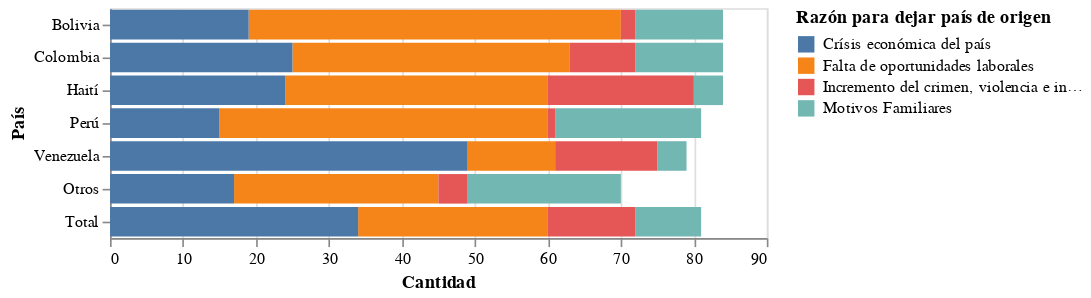

The cell this chart's notebook holds for it:
### Code cell
import pandas as pd
import altair as alt

#creación de dataframe
data = {
    "Razón para dejar país de origen": [
        "Falta de oportunidades laborales",
        "Crísis económica del país",
        "Motivos Familiares",
        "Incremento del crimen, violencia e inseguridad"
    ],
    "Bolivia": [51, 19, 12, 2],
    "Colombia": [38, 25, 12, 9],
    "Haití": [36, 24, 4, 20],
    "Perú": [45, 15, 20, 1],
    "Venezuela": [12, 49, 4, 14],
    "Otros": [28, 17, 21, 4],
    "Total": [26, 34, 9, 12]
}

df = pd.DataFrame(data)

#conversión de datos a altair
df_long = df.melt(id_vars="Razón para dejar país de origen", var_name="País", value_name="Cantidad")

#orden de paises
custom_order = ['Bolivia', 'Colombia', 'Haití', 'Perú', 'Venezuela', 'Otros', 'Total']
df_long['País'] = pd.Categorical(df_long['País'], categories=custom_order, ordered=True)

#creación del gráfico
chart = alt.Chart(df_long).mark_bar().encode(
    y=alt.Y('País:N', sort=custom_order),
    x='Cantidad:Q',
    color='Razón para dejar país de origen:N'
)

#visualización del gráfico
chart.display()

# Guardar el gráfico como archivo HTML
html_file = '/content/drive/My Drive/PYTHON/graficoanelisse.html'
chart.save(html_file)

print(f"Gráfico guardado correctamente en {html_file}")

### Figure 1 — Vega-Lite specification as saved in the notebook (floating-point values rounded to 4 significant figures)
{"config": {"view": {"continuousWidth": 400, "continuousHeight": 300}}, "data": {"name": "data-99ff1ce7f1faabf6cf14c7ece0c26b9f"}, "mark": "bar", "encoding": {"color": {"field": "Razón para dejar país de origen", "type": "nominal"}, "x": {"field": "Cantidad", "type": "quantitative"}, "y": {"field": "País", "sort": ["Bolivia", "Colombia", "Haití", "Perú", "Venezuela", "Otros", "Total"], "type": "nominal"}}, "$schema": "https://vega.github.io/schema/vega-lite/v4.17.0.json", "datasets": {"data-99ff1ce7f1faabf6cf14c7ece0c26b9f": [{"Razón para dejar país de origen": "Falta de oportunidades laborales", "País": "Bolivia", "Cantidad": 51}, {"Razón para dejar país de origen": "Crísis económica del país", "País": "Bolivia", "Cantidad": 19}, {"Razón para dejar país de origen": "Motivos Familiares", "País": "Bolivia", "Cantidad": 12}, {"Razón para dejar país de origen": "Incremento del crimen, violencia e inseguridad", "País": "Bolivia", "Cantidad": 2}, {"Razón para dejar país de origen": "Falta de oportunidades laborales", "País": "Colombia", "Cantidad": 38}, {"Razón para dejar país de origen": "Crísis económica del país", "País": "Colombia", "Cantidad": 25}, {"Razón para dejar país de origen": "Motivos Familiares", "País": "Colombia", "Cantidad": 12}, {"Razón para dejar país de origen": "Incremento del crimen, violencia e inseguridad", "País": "Colombia", "Cantidad": 9}, {"Razón para dejar país de origen": "Falta de oportunidades laborales", "País": "Haití", "Cantidad": 36}, {"Razón para dejar país de origen": "Crísis económica del país", "País": "Haití", "Cantidad": 24}, {"Razón para dejar país de origen": "Motivos Familiares", "País": "Haití", "Cantidad": 4}, {"Razón para dejar país de origen": "Incremento del crimen, violencia e inseguridad", "País": "Haití", "Cantidad": 20}, {"Razón para dejar país de origen": "Falta de oportunidades laborales", "País": "Perú", "Cantidad": 45}, {"Razón para dejar país de origen": "Crísis económica del país", "País": "Perú", "Cantidad": 15}, {"Razón para dejar país de origen": "Motivos Familiares", "País": "Perú", "Cantidad": 20}, {"Razón para dejar país de origen": "Incremento del crimen, violencia e inseguridad", "País": "Perú", "Cantidad": 1}, {"Razón para dejar país de origen": "Falta de oportunidades laborales", "País": "Venezuela", "Cantidad": 12}, {"Razón para dejar país de origen": "Crísis económica del país", "País": "Venezuela", "Cantidad": 49}, {"Razón para dejar país de origen": "Motivos Familiares", "País": "Venezuela", "Cantidad": 4}, {"Razón para dejar país de origen": "Incremento del crimen, violencia e inseguridad", "País": "Venezuela", "Cantidad": 14}, {"Razón para dejar país de origen": "Falta de oportunidades laborales", "País": "Otros", "Cantidad": 28}, {"Razón para dejar país de origen": "Crísis económica del país", "País": "Otros", "Cantidad": 17}, {"Razón para dejar país de origen": "Motivos Familiares", "País": "Otros", "Cantidad": 21}, {"Razón para dejar país de origen": "Incremento del crimen, violencia e inseguridad", "País": "Otros", "Cantidad": 4}, {"Razón para dejar país de origen": "Falta de oportunidades laborales", "País": "Total", "Cantidad": 26}, {"Razón para dejar país de origen": "Crísis económica del país", "País": "Total", "Cantidad": 34}, {"Razón para dejar país de origen": "Motivos Familiares", "País": "Total", "Cantidad": 9}, {"Razón para dejar país de origen": "Incremento del crimen, violencia e inseguridad", "País": "Total", "Cantidad": 12}]}}
